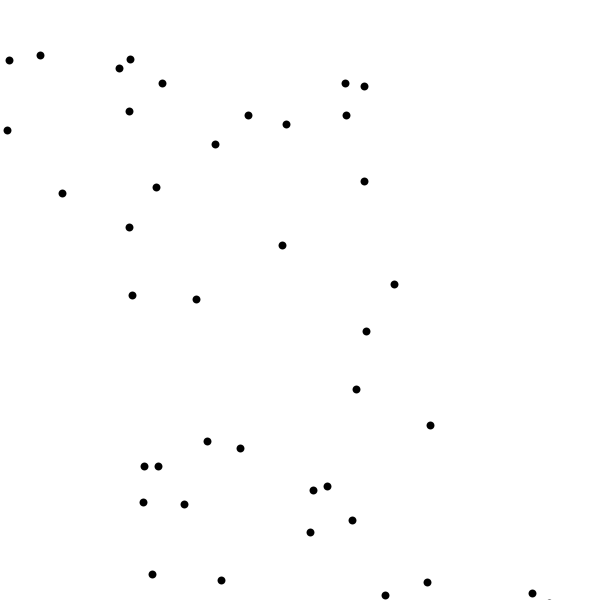
Frame 1 (no input)
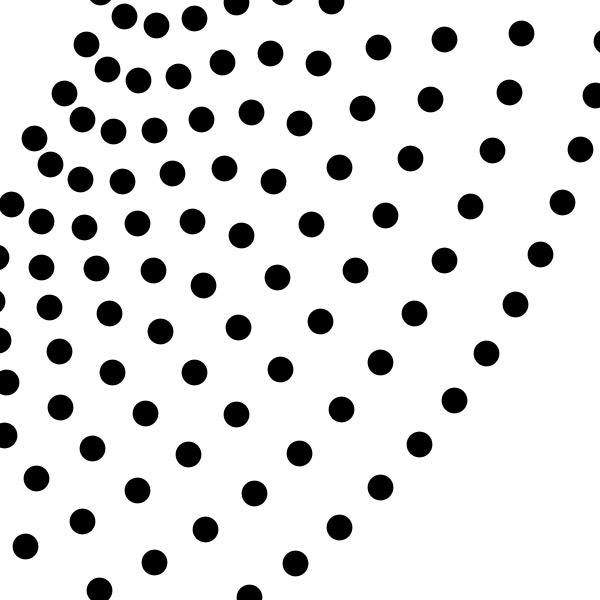
Frame 60 (the mouse pressed at the canvas centre just before this capture)
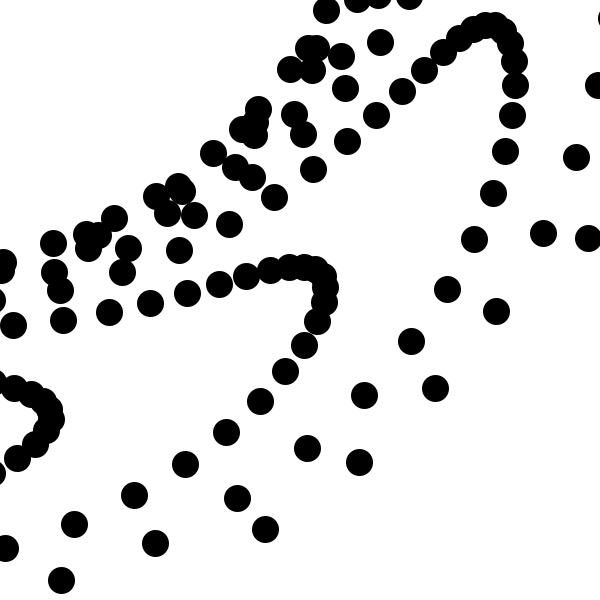
Frame 120 (the mouse held since frame 60 and released just before this capture)

The Processing sketch that drew these frames (run headless with seeded random() and noise(); from frame 60 on, the mouse is pressed at the canvas centre):

// Processing sketch: sketch_323
// ── sketch_323.pde
Weave wx; //<>// //<>//

void setup() {
  size(600, 600);
  //pixelDensity(2);
  background(255);

  wx = new Weave(1, color(0));
}

void draw() {
  background(255);
  fill(255, 100);
  noStroke();
  //rect(0, 0, width, height);
  wx.diaplay();
}
// ── Weave.pde
class Weave {
  float angle, astep;
  float posy;
  float step;
  float sw;
  color sc;

  Weave(float step_, color sc_) {
    step = step_;
    sc = sc_;
    angle = 270;
    astep = 0.05;
    sw = 8;
  }

  void diaplay() {
    strokeWeight(sw);
    stroke(sc);


    for (int posx = 0; posx <= width; posx += step) {
      
      float rad = radians(angle);
      posy = map(pow(sin(rad), 3)*noise(rad), -1, 1, 0, height);
      
      rotate(angle/1000);
      translate(width/2, height/2);
      point(posx, posy);

      sw = map(pow(sin(rad), 3), -1, 1, 30, 0);

      angle += astep;
      //if (sw > 0.01) {
      //  sw += random(-0.008, 0.005);
      //}
    }
  }
}
